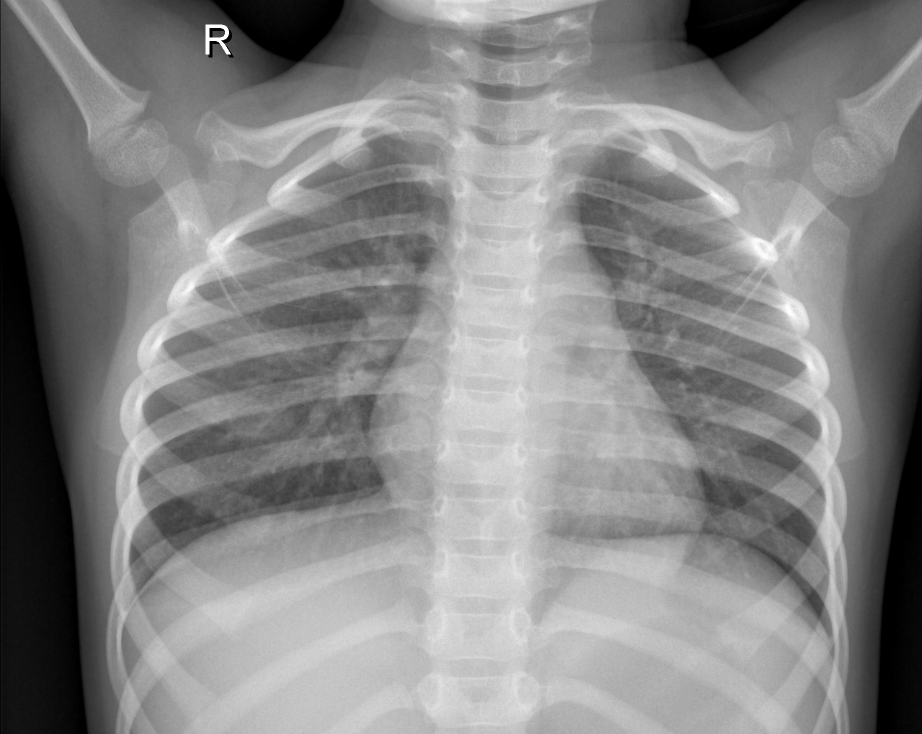
#> input picture Milestone2/low_quality_sample/IM-0242-0001.jpeg, 1844 x 1468 px, found by its file name (shown at 1/2 size); its folder holds only this picture in this run
$ python enhance_and_compare.py
#> lines starting #> are read from the running program, lines starting #| are printed output that depends on the picture
#> further down, image is the input picture: shape (1468, 1844); min 0, max 255, mean 133.3
import cv2
import os
import numpy as np

# ----------------- Folders ----------------- #

INPUT_FOLDER = r"C:\Users\Manasvi\OneDrive\Desktop\AI Enhanced ehr - final1\AI_Enhanced_EHR_TeamB\Milestone2\low_quality_sample"
ENHANCED_FOLDER = r"milestone2_outputs/enhanced/"
COMPARISON_FOLDER = r"milestone2_outputs/comparisons/"

os.makedirs(ENHANCED_FOLDER, exist_ok=True)
os.makedirs(COMPARISON_FOLDER, exist_ok=True)

# ----------------- Enhancement Functions ----------------- #

def denoise(image):
    return cv2.GaussianBlur(image, (3,3), 0)

def sharpen(image):
    kernel = np.array([[0, -1, 0],
                       [-1, 5,-1],
                       [0, -1, 0]])
    return cv2.filter2D(image, -1, kernel)

def clahe_enhancement(image):
    clahe = cv2.createCLAHE(clipLimit=2.0, tileGridSize=(8,8))
    return clahe.apply(image)
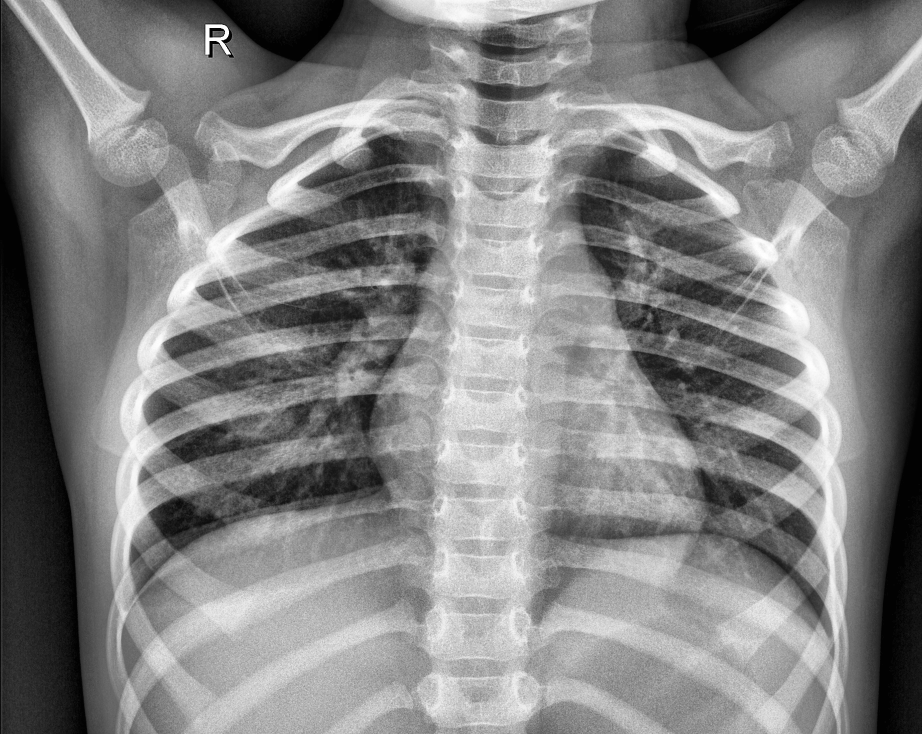
#> returned value: shape (1468, 1844) (shown at 1/2 size); min 1, max 255, mean 130.9

def upscale(image):
    return cv2.resize(image, None, fx=1.5, fy=1.5, interpolation=cv2.INTER_CUBIC)
#> returned value: shape (2202, 2766)

# ----------------- Processing Loop ----------------- #

for img_name in os.listdir(INPUT_FOLDER):
    path = os.path.join(INPUT_FOLDER, img_name)
    image = cv2.imread(path, cv2.IMREAD_GRAYSCALE)

    if image is None:
        continue

    # Enhancement steps
    den = denoise(image)
    sharp = sharpen(den)
    clahe_img = clahe_enhancement(sharp)
    upscaled = upscale(clahe_img)

    # Save enhanced image
    cv2.imwrite(os.path.join(ENHANCED_FOLDER, img_name), upscaled)

    # ----------------- Create Comparison Image ----------------- #

    # Resize original to match enhanced for side-by-side
    original_resized = cv2.resize(image, (upscaled.shape[1], upscaled.shape[0]))

    # Side-by-side comparison
    comparison = cv2.hconcat([original_resized, upscaled])
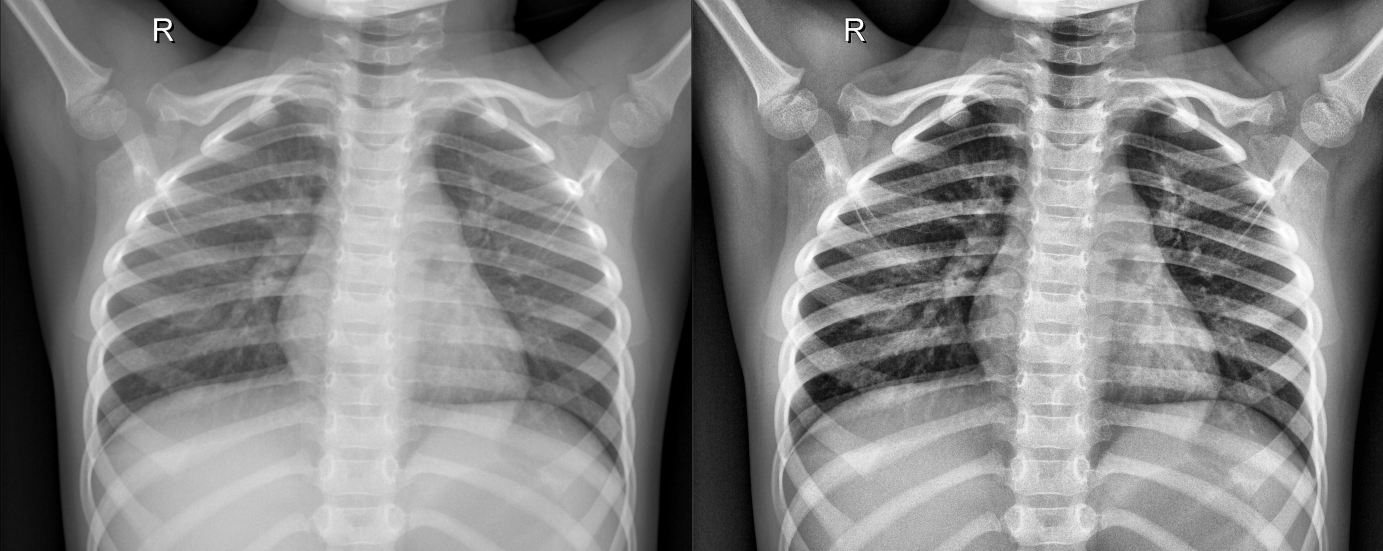
#> comparison: shape (2202, 5532) (shown at 1/4 size); min 0, max 255, mean 132.1

    # Save comparison
    cv2.imwrite(os.path.join(COMPARISON_FOLDER, img_name), comparison)

print("Enhancement + Comparison generation completed!")

$ run again, on Milestone2/low_quality_sample/IM-0471-0001.jpeg
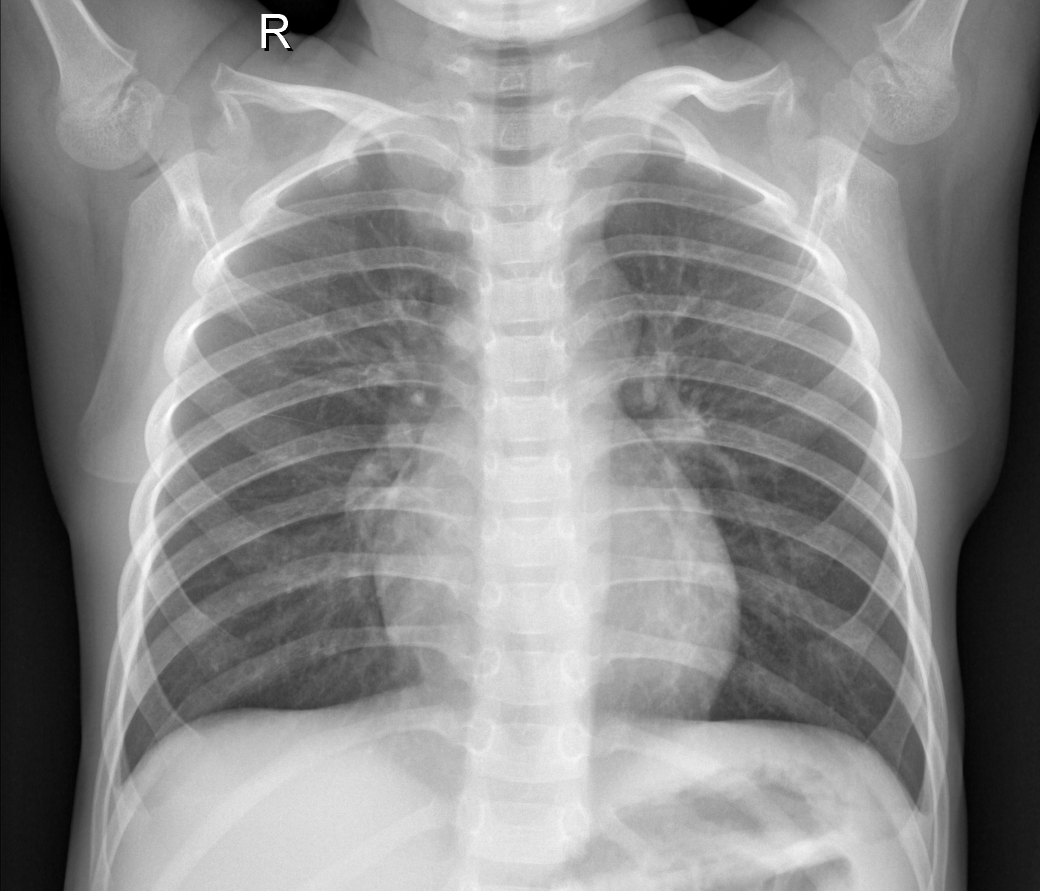
#> input picture Milestone2/low_quality_sample/IM-0471-0001.jpeg, 2080 x 1781 px, found by its file name (shown at 1/2 size)
#> image is the input picture: shape (1781, 2080); min 0, max 255, mean 139.3
#> in clahe_enhancement, `return clahe.apply(image)`:
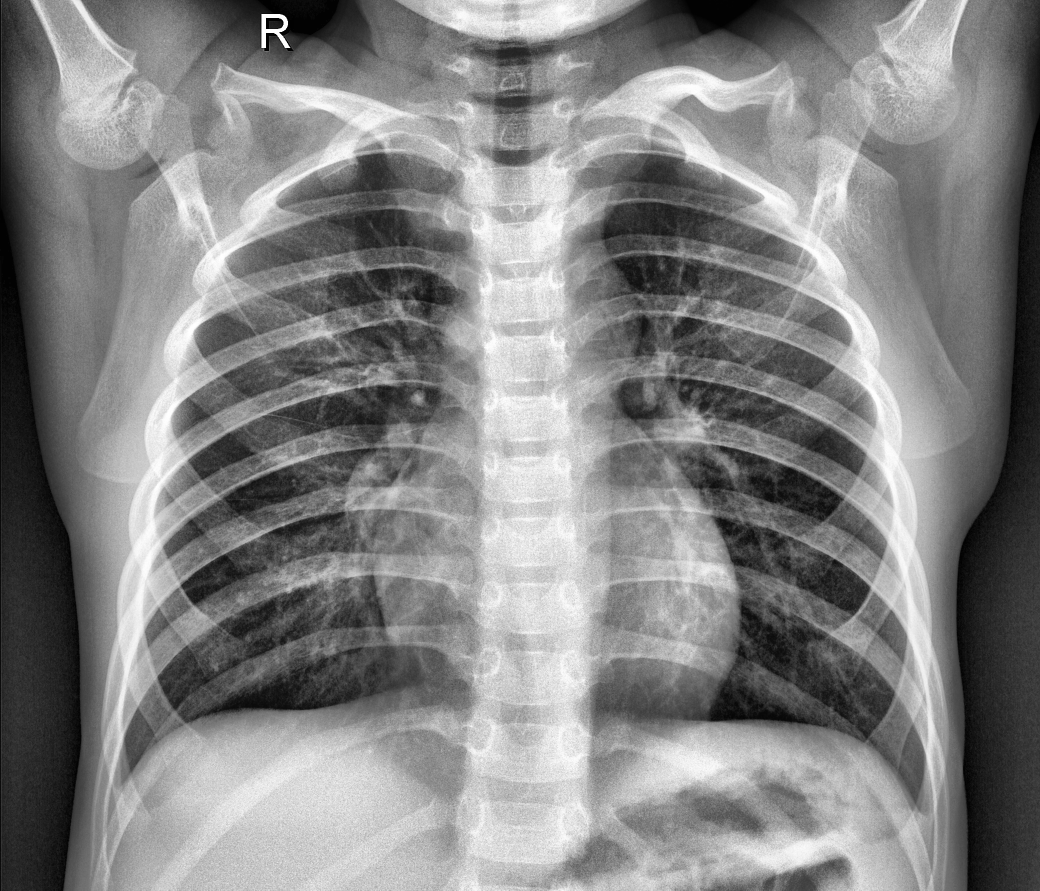
#> returned value: shape (1781, 2080) (shown at 1/2 size); min 0, max 255, mean 130.7
#> `comparison = cv2.hconcat([original_resized, upscaled])`:
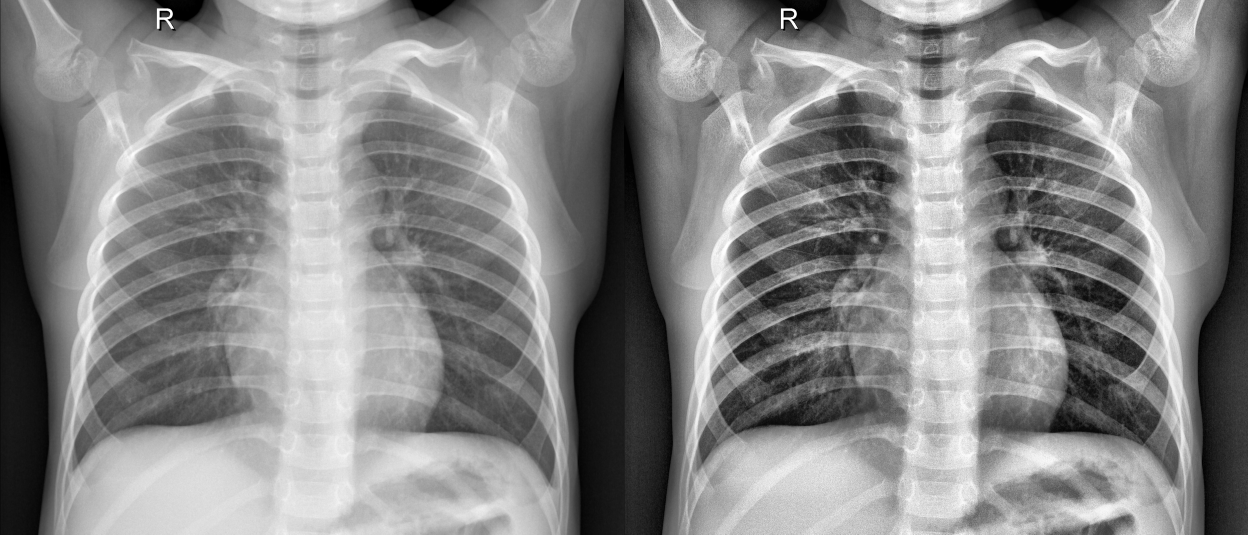
#> comparison: shape (2672, 6240) (shown at 1/5 size); min 0, max 255, mean 134.9

$ run again, on Milestone2/low_quality_sample/IM-0505-0001-0002.jpeg
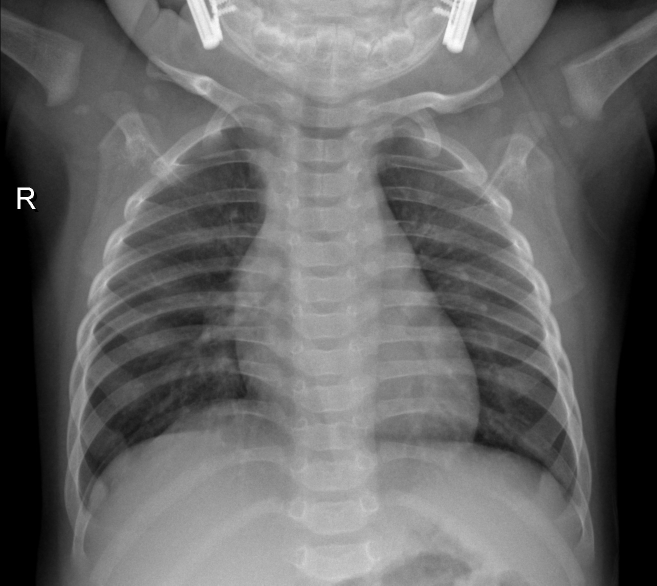
#> input picture Milestone2/low_quality_sample/IM-0505-0001-0002.jpeg, 1314 x 1171 px, found by its file name (shown at 1/2 size)
#> image is the input picture: shape (1171, 1314); min 0, max 255, mean 104
#> in clahe_enhancement, `return clahe.apply(image)`:
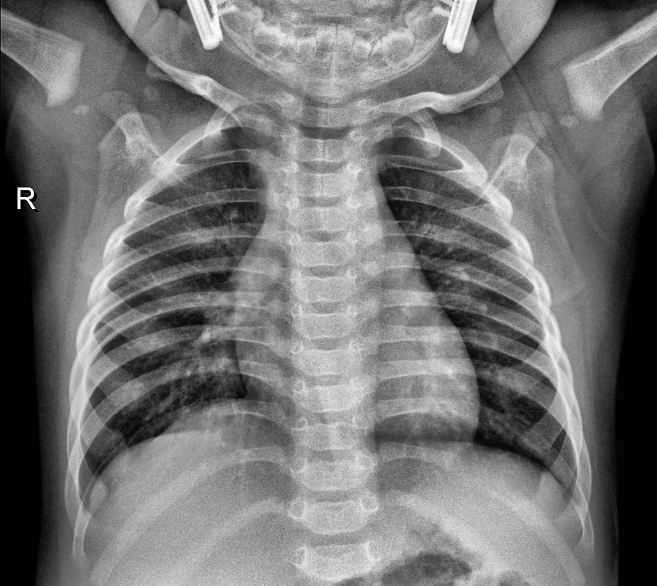
#> returned value: shape (1171, 1314) (shown at 1/2 size); min 1, max 255, mean 116
#> `comparison = cv2.hconcat([original_resized, upscaled])`:
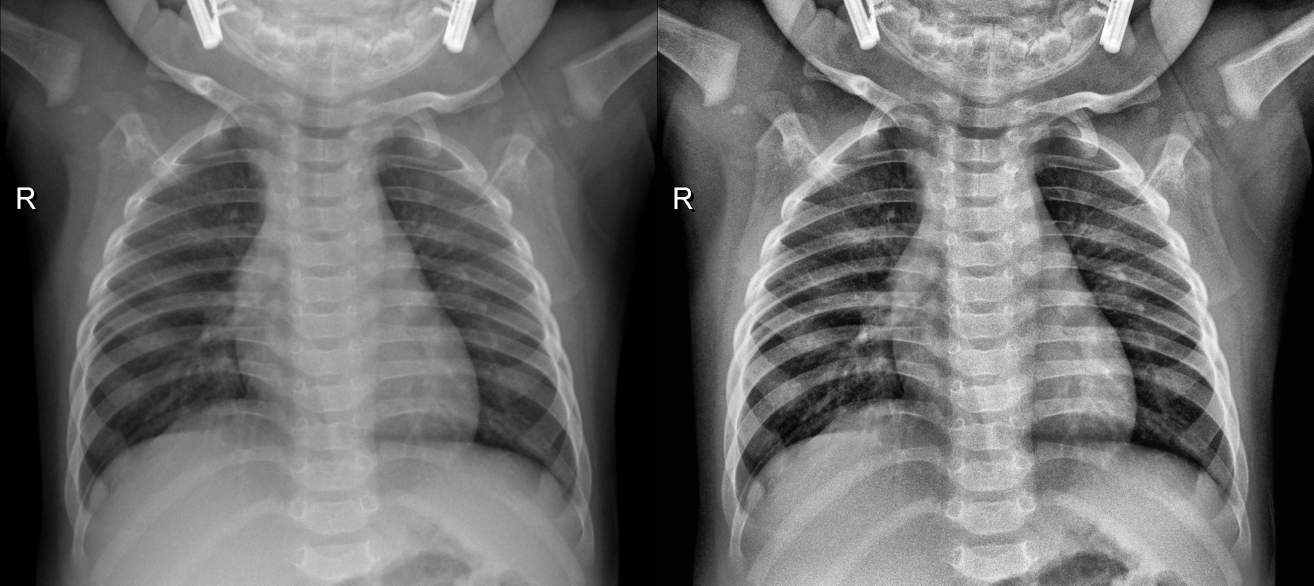
#> comparison: shape (1756, 3942) (shown at 1/3 size); min 0, max 255, mean 109.9
